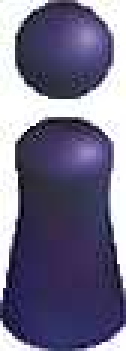
#> input picture test/chesstemplate.jpg, 42 x 117 px, found by its file name (shown 3 times larger)
$ python '4.opencv找到得分盘的位置.py'
#> lines starting #> are read from the running program, lines starting #| are printed output that depends on the picture; after the words box and inside, x2 and y2 are one past the last pixel; in counts of white or black regions, pixels touching at a corner belong together
# -*- coding: utf-8 -*-
"""description:xxx"""
__author__ = "kyoRan"

import cv2
import numpy as np

####
# 找棋子
meth = eval("cv2.TM_CCORR_NORMED")
chesstemplate = cv2.imread('.\\chesstemplate.jpg', cv2.IMREAD_GRAYSCALE)
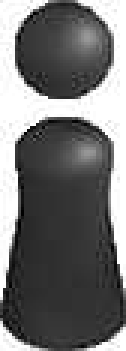
#> chesstemplate: shape (117, 42) (shown 3 times larger); min 0, max 255, mean 114.5
chess_w, chess_h = chesstemplate.shape[::-1]
#> chess_w = 42; chess_h = 117
chess_bottom_x_base_bias = 5
chess_bottom_y_base_bias = 10

def find_chess(img):
    res = cv2.matchTemplate(img, chesstemplate, meth)
    min_val, max_val, min_loc, max_loc = cv2.minMaxLoc(res)
    topx, topy = max_loc  # 最大值左上角的左边
    # 修正为棋子底盘的中心坐标
    chess_x = int(topx + chess_w/2) - chess_bottom_x_base_bias
    chess_y = topy + chess_h - chess_bottom_y_base_bias
    # 在图片中标注出棋子位置
    cv2.circle(img, (chess_x, chess_y), 1, (0, 255, 255), -1)
    cv2.line(img, (chess_x, chess_y-chess_h//2), (chess_x, chess_y+chess_bottom_y_base_bias),
             (255, 0, 0), 1)
    cv2.line(img, (chess_x-chess_w//2, chess_y), (chess_x+chess_w//2, chess_y),
             (255, 0, 0), 1)
    return img, chess_x, chess_y

# 找棋子结束
####
####
# 边缘检测
def blurcanny(img):
    # 原始图
    # game_img = cv2.imread(img, cv2.IMREAD_GRAYSCALE)
    # 高斯滤波后的图
    game_img_blur = cv2.GaussianBlur(img, (3, 3), 4)
    # 高斯滤波后边缘提取后的图
    game_img_blur_canny = cv2.Canny(game_img_blur, 25, 30)
    # 将图片边框去掉
    game_img_blur_canny[:, 0:12] = 0
    game_img_blur_canny[:, -12:game_img_blur_canny.shape[1]] = 0
    # 返回结果
    return game_img_blur_canny
# 边缘检测结束
####
####
# 寻找目标位置
def find_goal(img, chess_x, chess_y):
    # 遍历起点为分数下沿
    global chess_w, chess_h
    img[chess_x: chess_x + chess_w][chess_y: chess_y + chess_h] = 0

    board_y_top = under_game_score_y
    board_x_top = 0
    board_x_centers = []; board_x_center = 0;  # 跳板的中心
    board_y_center = under_game_score_y

    down_space = 0
    up_space = down_space

    calc_board_x_centers_count = 0  # 计算5个x中心点，求平均值
    for i in img[under_game_score_y:]:

        # 每次往下遍历一行
        board_y_center += 1
        # 找x的中心点
        if calc_board_x_centers_count != 5:
            condition = (i == 255)  # 黑色是0，白色是255
            # print(np.extract(condition, i))
            if len(np.extract(condition, i)) > 4:  # 避免图中无关的像素点干扰，大于4代表匹配成功

                print("左边开始：", end="")
                left_location = 0; right_location = i.shape[0]; # 左右两边的横坐标
                for left in i[0:]:
                    # 从左侧（0）到右边
                    left_location += 1
                    if left == 255:
                        break
                    # print(left, end=",")
                print("左边结束, left_location =", left_location)
                print("右边开始：", end="")
                for right in reversed(i[: i.shape[0]]):
                    # 从右侧（i.shape[0]）到中间（i.shape[0]//2）
                    right_location -= 1
                    # print(right, end=".")
                    if right == 255:
                        break
                print("右边结束, right_location =", right_location)
                board_x_centers.append((left_location+right_location)//2)   # 计算左右两边的平均值
                calc_board_x_centers_count += 1
                board_x_center = np.mean(board_x_centers).astype(np.int32)
        else:
            # 找y的中心点
            llocation = board_x_center; rlocation = board_x_center;
            up_space = down_space
            # 从跳板中心往左
            for left in reversed(i[:board_x_center]):
                llocation -= 1
                if left == 255:
                    break
            # 从跳板中心往右
            for right in i[board_x_center:]:
                rlocation += 1
                if right == 255:
                    break
            # cv2.imshow("temp", img[board_y_center:])
            # cv2.waitKey(0)
            # 计算横坐标的跨度
            down_space = rlocation-llocation
            print("left location =", llocation)
            print("right location =", rlocation)
            print("up space =", up_space)
            print("down space =", down_space)
            if up_space-down_space>3:   # 误差是3
                break


    print("board_x_centers =", board_x_centers)
    print("board_x_center =", board_x_center)
    print("board_y_center =", board_y_center)
    # 画出顶点的坐标示意图
    cv2.line(img, (board_x_center-20, board_y_center), (board_x_center+20, board_y_center),
             (255, 0, 0), 1)
    cv2.line(img, (board_x_center, board_y_center-20), (board_x_center, board_y_center+20),
             (255, 0, 0), 1)
    return img, board_x_center, board_y_center


# 寻找目标位置结束
####
if __name__ == '__main__':
    under_game_score_y = 180  # 截图中刚好低于分数显示区域的 Y 坐标

    res_img = cv2.imread(".\\game.jpg", cv2.IMREAD_GRAYSCALE)
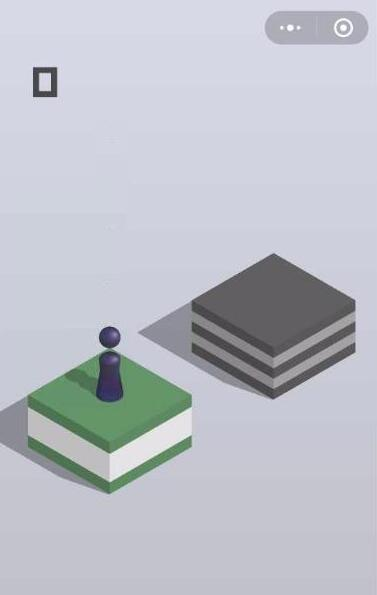
#> input picture test/game.jpg, 377 x 595 px, found by its file name
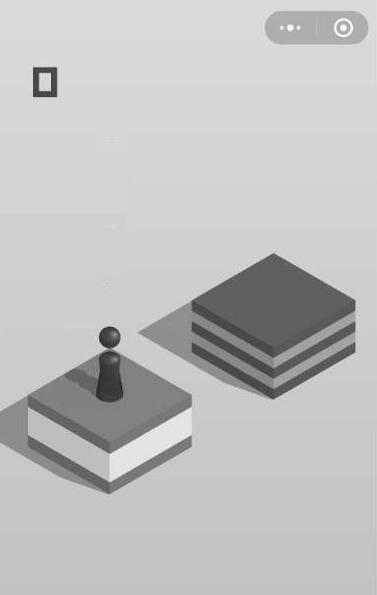
#> res_img: shape (595, 377); min 25, max 255, mean 192.3
    res_img, chess_x, chess_y = find_chess(res_img)
#> in find_chess, `res = cv2.matchTemplate(img, chesstemplate, meth)`:
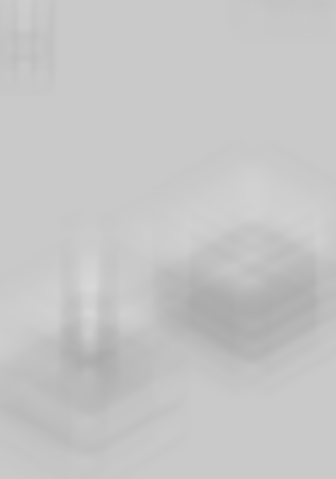
#> res: shape (479, 336) float32; min 0.669, max 0.848, mean 0.776
#> in find_chess, `min_val, max_val, min_loc, max_loc = cv2.minMaxLoc(res)`: min_val = 0.669; max_val = 0.848; min_loc = (230, 324); max_loc = (93, 287)
#> in find_chess, `topx, topy = max_loc`: topx = 93; topy = 287
#> in find_chess, `chess_x = int(topx + chess_w/2) - chess_bottom_x_base_bias`: chess_x = 109
#> in find_chess, `chess_y = topy + chess_h - chess_bottom_y_base_bias`: chess_y = 394
#> in find_chess, `cv2.circle(img, (chess_x, chess_y), 1, (0, 255, 255), -1)`: img: shape (595, 377); under 0.01% of pixels changed, all inside (x1, y1, x2, y2) = (108, 393, 111, 396)
#> in find_chess, `cv2.line(img, (chess_x, chess_y-chess_h//2), (chess_x, chess_y+chess_b..`: img: shape (595, 377); min 0, max 255, mean 192.3
#> in find_chess, `cv2.line(img, (chess_x-chess_w//2, chess_y), (chess_x+chess_w//2, ches..`: img: shape (595, 377); min 25, max 255, mean 192.4
#> chess_x = 109; chess_y = 394
    game_img, goal_x, goal_y = find_goal(blurcanny(res_img), chess_x, chess_y)
#> in blurcanny, `game_img_blur_canny = cv2.Canny(game_img_blur, 25, 30)`:
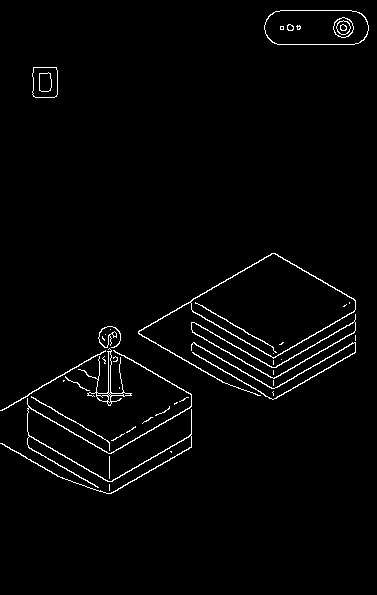
#> game_img_blur_canny: shape (595, 377); 2.1% white in thin lines or dots, all inside (x1, y1, x2, y2) = (0, 10, 369, 494)
#> in blurcanny, `game_img_blur_canny[:, 0:12] = 0`: game_img_blur_canny: shape (595, 377); 2.1% white in thin lines or dots, all inside (x1, y1, x2, y2) = (12, 10, 369, 494)
#> in blurcanny, `game_img_blur_canny[:, -12:game_img_blur_canny.shape[1]] = 0`: game_img_blur_canny: shape (595, 377); 2.1% white in thin lines or dots, all inside (x1, y1, x2, y2) = (12, 10, 365, 494)
#> the loop in find_goal, `for i in img[under_game_score_y:]:` made 123 passes
#> (up_space, down_space) on passes 79 to 90: (0, 19), (19, 21), (21, 25), (25, 29), (29, 32), (32, 35), (35, 39), (39, 43), (43, 46), (46, 49), (49, 53), (53, 57)
#> (printed output is left out)
#> after the loop in find_goal, `for i in img[under_game_score_y:]:`: board_x_centers = [273, 274, 273, 273, 273]; board_y_center = 303; calc_board_x_centers_count = 5
#| board_x_centers = [273, 274, 273, 273, 273]
#| board_x_center = 273
#| board_y_center = 303
#> goal_x = 273; goal_y = 303


    cv2.imshow("hello", game_img)
    cv2.waitKey(0)
